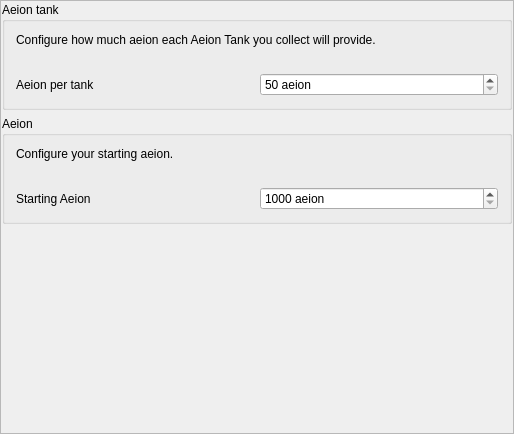
<?xml version="1.0" encoding="UTF-8"?>
<ui version="4.0">
 <class>PresetMSRAeion</class>
 <widget class="QMainWindow" name="PresetMSRAeion">
  <property name="geometry">
   <rect>
    <x>0</x>
    <y>0</y>
    <width>514</width>
    <height>434</height>
   </rect>
  </property>
  <property name="windowTitle">
   <string>Energy</string>
  </property>
  <widget class="QWidget" name="centralWidget">
   <property name="maximumSize">
    <size>
     <width>16777215</width>
     <height>16777215</height>
    </size>
   </property>
   <layout class="QVBoxLayout" name="main_layout">
    <property name="leftMargin">
     <number>0</number>
    </property>
    <property name="topMargin">
     <number>0</number>
    </property>
    <property name="rightMargin">
     <number>0</number>
    </property>
    <property name="bottomMargin">
     <number>0</number>
    </property>
    <item>
     <widget class="QScrollArea" name="scroll_area">
      <property name="widgetResizable">
       <bool>true</bool>
      </property>
      <widget class="QWidget" name="scroll_area_contents">
       <property name="geometry">
        <rect>
         <x>0</x>
         <y>0</y>
         <width>512</width>
         <height>432</height>
        </rect>
       </property>
       <property name="sizePolicy">
        <sizepolicy hsizetype="Ignored" vsizetype="Preferred">
         <horstretch>0</horstretch>
         <verstretch>0</verstretch>
        </sizepolicy>
       </property>
       <layout class="QVBoxLayout" name="scroll_area_layout">
        <property name="leftMargin">
         <number>1</number>
        </property>
        <property name="topMargin">
         <number>1</number>
        </property>
        <property name="rightMargin">
         <number>1</number>
        </property>
        <property name="bottomMargin">
         <number>0</number>
        </property>
        <item>
         <widget class="QGroupBox" name="aeion_tank_box">
          <property name="title">
           <string>Aeion tank</string>
          </property>
          <layout class="QGridLayout" name="gridLayout_2">
           <item row="0" column="0" colspan="2">
            <widget class="QLabel" name="aeion_tank_capacity_description">
             <property name="text">
              <string>&lt;html&gt;&lt;head/&gt;&lt;body&gt;&lt;p&gt;Configure how much aeion each Aeion Tank you collect will provide.&lt;/p&gt;&lt;/body&gt;&lt;/html&gt;</string>
             </property>
             <property name="wordWrap">
              <bool>false</bool>
             </property>
            </widget>
           </item>
           <item row="2" column="0">
            <widget class="QLabel" name="aeion_tank_capacity_label">
             <property name="text">
              <string>Aeion per tank</string>
             </property>
            </widget>
           </item>
           <item row="1" column="0" colspan="2">
            <spacer name="aeion_tank_capacity_spacer">
             <property name="orientation">
              <enum>Qt::Vertical</enum>
             </property>
             <property name="sizeType">
              <enum>QSizePolicy::Fixed</enum>
             </property>
             <property name="sizeHint" stdset="0">
              <size>
               <width>20</width>
               <height>20</height>
              </size>
             </property>
            </spacer>
           </item>
           <item row="2" column="1">
            <widget class="QSpinBox" name="aeion_tank_capacity_spin_box">
             <property name="suffix">
              <string> aeion</string>
             </property>
             <property name="minimum">
              <number>50</number>
             </property>
             <property name="maximum">
              <number>1000</number>
             </property>
             <property name="singleStep">
              <number>10</number>
             </property>
            </widget>
           </item>
          </layout>
         </widget>
        </item>
        <item>
         <widget class="QGroupBox" name="groupBox">
          <property name="title">
           <string>Aeion</string>
          </property>
          <layout class="QGridLayout" name="gridLayout">
           <item row="0" column="0">
            <widget class="QLabel" name="aeion_capacity_description">
             <property name="text">
              <string>&lt;html&gt;&lt;head/&gt;&lt;body&gt;&lt;p&gt;Configure your starting aeion.&lt;/p&gt;&lt;/body&gt;&lt;/html&gt;</string>
             </property>
             <property name="wordWrap">
              <bool>true</bool>
             </property>
            </widget>
           </item>
           <item row="4" column="0">
            <widget class="QLabel" name="aeion_capacity_label">
             <property name="text">
              <string>Starting Aeion</string>
             </property>
            </widget>
           </item>
           <item row="1" column="0" colspan="2">
            <spacer name="aeion_capacity_spacer">
             <property name="orientation">
              <enum>Qt::Horizontal</enum>
             </property>
             <property name="sizeHint" stdset="0">
              <size>
               <width>40</width>
               <height>20</height>
              </size>
             </property>
            </spacer>
           </item>
           <item row="4" column="1">
            <widget class="QSpinBox" name="aeion_capacity_spin_box">
             <property name="suffix">
              <string> aeion</string>
             </property>
             <property name="minimum">
              <number>1000</number>
             </property>
             <property name="maximum">
              <number>2000</number>
             </property>
             <property name="singleStep">
              <number>10</number>
             </property>
            </widget>
           </item>
          </layout>
         </widget>
        </item>
        <item>
         <spacer name="aeion_tank_spacer">
          <property name="orientation">
           <enum>Qt::Vertical</enum>
          </property>
          <property name="sizeHint" stdset="0">
           <size>
            <width>20</width>
            <height>40</height>
           </size>
          </property>
         </spacer>
        </item>
       </layout>
      </widget>
     </widget>
    </item>
   </layout>
  </widget>
 </widget>
 <layoutdefault spacing="6" margin="11"/>
 <resources/>
 <connections/>
</ui>
